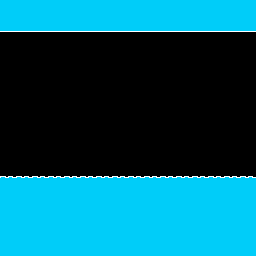

A level layout from a 2D game, rendered from its tile map. Below: a short description, then the map file with its tile-grid data intact:
An orthogonal 16x16 tile map with 16x16 px tiles, 1 tile layer (Map) and 8 objects (6x MovingSpike, ep_level3, PlayerSpawn).

<map version="1.10" tiledversion="1.11.2" orientation="orthogonal" renderorder="right-down" width="16" height="16" tilewidth="16" tileheight="16" infinite="0" nextlayerid="3" nextobjectid="10">
 <tileset firstgid="1" source="snow.tsx" />
 <layer id="1" name="Map" width="16" height="16">
  <data encoding="csv">
9,9,9,9,9,9,9,9,9,9,9,9,9,9,9,9,
14,14,14,14,14,14,14,14,14,14,14,14,14,14,14,14,
0,0,0,0,0,0,0,0,0,0,0,0,0,0,0,0,
0,0,0,0,0,0,0,0,0,0,0,0,0,0,0,0,
0,0,0,0,0,0,0,0,0,0,0,0,0,0,0,0,
0,0,0,0,0,0,0,0,0,0,0,0,0,0,0,0,
0,0,0,0,0,0,0,0,0,0,0,0,0,0,0,0,
0,0,0,0,0,0,0,0,0,0,0,0,0,0,0,0,
0,0,0,0,0,0,0,0,0,0,0,0,0,0,0,0,
0,0,0,0,0,0,0,0,0,0,0,0,0,0,0,0,
0,0,0,0,0,0,0,0,0,0,0,0,0,0,0,0,
4,4,4,4,4,4,4,4,4,4,4,4,4,4,4,4,
9,9,9,9,9,9,9,9,9,9,9,9,9,9,9,9,
9,9,9,9,9,9,9,9,9,9,9,9,9,9,9,9,
9,9,9,9,9,9,9,9,9,9,9,9,9,9,9,9,
9,9,9,9,9,9,9,9,9,9,9,9,9,9,9,9
</data>
 </layer>
 <objectgroup id="2" name="Object">
  <object id="1" name="ep_level3" x="256" y="0">
   <point />
  </object>
  <object id="2" name="MovingSpike" x="192" y="144">
   <point />
  </object>
  <object id="4" name="MovingSpike" x="64" y="96">
   <point />
  </object>
  <object id="5" name="MovingSpike" x="240" y="160">
   <point />
  </object>
  <object id="6" name="MovingSpike" x="144" y="154.667">
   <point />
  </object>
  <object id="7" name="MovingSpike" x="16" y="96">
   <point />
  </object>
  <object id="8" name="MovingSpike" x="112" y="96">
   <point />
  </object>
  <object id="9" name="PlayerSpawn" x="40" y="141.667">
   <point />
  </object>
 </objectgroup>
</map>
